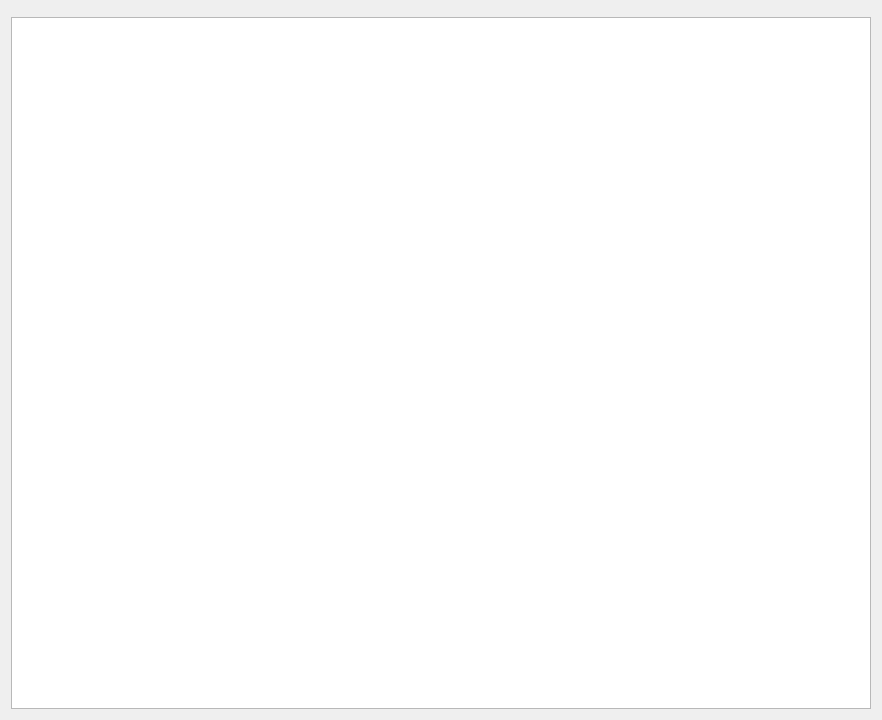
<?xml version="1.0" encoding="UTF-8"?>
<ui version="4.0">
 <class>ImageCombinerPanel</class>
 <widget class="QWidget" name="ImageCombinerPanel">
  <property name="geometry">
   <rect>
    <x>0</x>
    <y>0</y>
    <width>882</width>
    <height>720</height>
   </rect>
  </property>
  <layout class="QVBoxLayout" name="verticalLayout">
   <item>
    <widget class="QFrame" name="menu">
     <property name="sizePolicy">
      <sizepolicy hsizetype="Preferred" vsizetype="Fixed">
       <horstretch>0</horstretch>
       <verstretch>0</verstretch>
      </sizepolicy>
     </property>
     <property name="maximumSize">
      <size>
       <width>16777215</width>
       <height>36</height>
      </size>
     </property>
     <property name="styleSheet">
      <string notr="true"/>
     </property>
     <property name="frameShape">
      <enum>QFrame::StyledPanel</enum>
     </property>
     <property name="frameShadow">
      <enum>QFrame::Raised</enum>
     </property>
    </widget>
   </item>
   <item>
    <widget class="QGraphicsView" name="view">
     <property name="sizePolicy">
      <sizepolicy hsizetype="Expanding" vsizetype="Expanding">
       <horstretch>0</horstretch>
       <verstretch>0</verstretch>
      </sizepolicy>
     </property>
    </widget>
   </item>
  </layout>
 </widget>
 <resources/>
 <connections/>
</ui>
